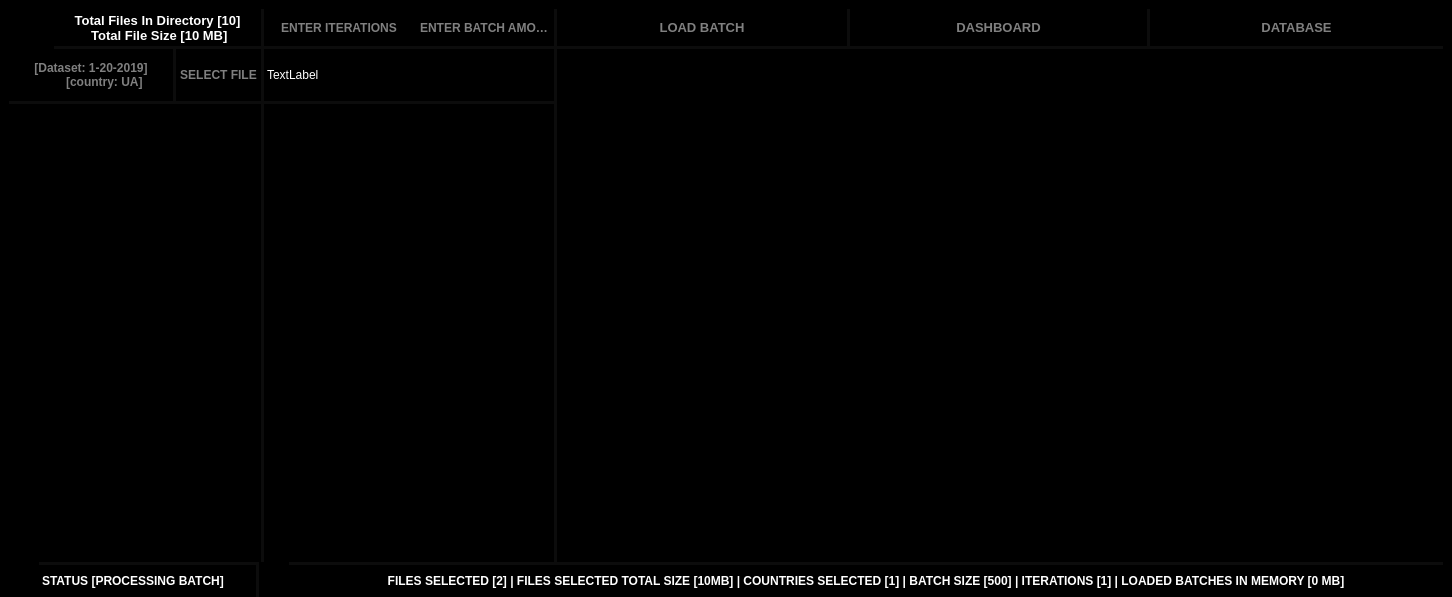
<?xml version="1.0" encoding="UTF-8"?>
<ui version="4.0">
 <class>MainWindow</class>
 <widget class="QMainWindow" name="MainWindow">
  <property name="geometry">
   <rect>
    <x>0</x>
    <y>0</y>
    <width>1452</width>
    <height>597</height>
   </rect>
  </property>
  <property name="windowTitle">
   <string>MainWindow</string>
  </property>
  <property name="styleSheet">
   <string notr="true">background-color: black;
color: white;
Border: 0.5px solid white;

          </string>
  </property>
  <widget class="QWidget" name="centralwidget">
   <property name="styleSheet">
    <string notr="true">*{Border:0px}
QScrollBar:sub-page:vertical{background-color: #000000}
QScrollBar:add-page:vertical{background-color: #000000}
QScrollBar{background-color: #000000}
QScrollBar:sub-page:vertical{background-color: #000000} QScrollBar:add-page:vertical{background-color: #000000} QScrollBar{background-color: #000000}
QScrollBar::add-line:vertical { background-color: transparent}
QScrollBar::sub-line:vertical { background-color: transparent}
QScrollBar::handle:vertical {background-color: rgba(80, 80, 122, .25);}
QPushButton{color: gray}
QPushButton:hover{color: white}

QScrollBar:sub-page:horizontal{background-color: #000000}
QScrollBar:add-page:horizontal{background-color: #000000}
QScrollBar{background-color: #000000}
QScrollBar:sub-page:horizontal{background-color: #000000} QScrollBar:add-page:horizontal{background-color: #000000} QScrollBar{background-color: #000000}
QScrollBar::add-line:horizontal { background-color: transparent}
QScrollBar::sub-line:horizontal { background-color: transparent}
QScrollBar::handle:horizontal{background-color: rgba(80, 80, 122, .2);}

</string>
   </property>
   <layout class="QVBoxLayout" name="verticalLayout">
    <property name="spacing">
     <number>0</number>
    </property>
    <property name="bottomMargin">
     <number>0</number>
    </property>
    <item>
     <widget class="QFrame" name="frame">
      <property name="frameShape">
       <enum>QFrame::StyledPanel</enum>
      </property>
      <property name="frameShadow">
       <enum>QFrame::Raised</enum>
      </property>
      <layout class="QHBoxLayout" name="horizontalLayout">
       <property name="spacing">
        <number>0</number>
       </property>
       <property name="leftMargin">
        <number>0</number>
       </property>
       <property name="topMargin">
        <number>0</number>
       </property>
       <property name="rightMargin">
        <number>0</number>
       </property>
       <property name="bottomMargin">
        <number>0</number>
       </property>
       <item>
        <widget class="QFrame" name="frame_2">
         <property name="maximumSize">
          <size>
           <width>255</width>
           <height>16777215</height>
          </size>
         </property>
         <property name="styleSheet">
          <string notr="true">Border-Right: 3px solid rgba(255,255,255,0.05);</string>
         </property>
         <property name="frameShape">
          <enum>QFrame::StyledPanel</enum>
         </property>
         <property name="frameShadow">
          <enum>QFrame::Raised</enum>
         </property>
         <layout class="QVBoxLayout" name="verticalLayout_2">
          <property name="spacing">
           <number>0</number>
          </property>
          <property name="leftMargin">
           <number>0</number>
          </property>
          <property name="topMargin">
           <number>0</number>
          </property>
          <property name="rightMargin">
           <number>0</number>
          </property>
          <property name="bottomMargin">
           <number>0</number>
          </property>
          <item>
           <widget class="QFrame" name="frame_6">
            <property name="maximumSize">
             <size>
              <width>16777215</width>
              <height>40</height>
             </size>
            </property>
            <property name="font">
             <font>
              <weight>50</weight>
              <bold>false</bold>
             </font>
            </property>
            <property name="styleSheet">
             <string notr="true">Border-Right: 0px;
</string>
            </property>
            <property name="frameShape">
             <enum>QFrame::StyledPanel</enum>
            </property>
            <property name="frameShadow">
             <enum>QFrame::Raised</enum>
            </property>
            <layout class="QHBoxLayout" name="horizontalLayout_3">
             <property name="spacing">
              <number>0</number>
             </property>
             <property name="leftMargin">
              <number>0</number>
             </property>
             <property name="topMargin">
              <number>0</number>
             </property>
             <property name="rightMargin">
              <number>0</number>
             </property>
             <property name="bottomMargin">
              <number>0</number>
             </property>
             <item>
              <widget class="QPushButton" name="pushButton_4">
               <property name="sizePolicy">
                <sizepolicy hsizetype="Preferred" vsizetype="Preferred">
                 <horstretch>0</horstretch>
                 <verstretch>0</verstretch>
                </sizepolicy>
               </property>
               <property name="maximumSize">
                <size>
                 <width>45</width>
                 <height>16777215</height>
                </size>
               </property>
               <property name="styleSheet">
                <string notr="true">Border-Right: 0px;</string>
               </property>
               <property name="text">
                <string/>
               </property>
               <property name="icon">
                <iconset>
                 <normaloff>icons/info.svg</normaloff>icons/info.svg</iconset>
               </property>
               <property name="iconSize">
                <size>
                 <width>25</width>
                 <height>25</height>
                </size>
               </property>
              </widget>
             </item>
             <item>
              <widget class="QLabel" name="label_2">
               <property name="maximumSize">
                <size>
                 <width>16777215</width>
                 <height>16777215</height>
                </size>
               </property>
               <property name="font">
                <font>
                 <pointsize>10</pointsize>
                 <weight>75</weight>
                 <bold>true</bold>
                </font>
               </property>
               <property name="styleSheet">
                <string notr="true">Border-Right: 0px;
Border-Bottom: 3px solid rgba(255,255,255,0.05);</string>
               </property>
               <property name="text">
                <string>Total Files In Directory [10] 
 Total File Size [10 MB]</string>
               </property>
               <property name="alignment">
                <set>Qt::AlignCenter</set>
               </property>
              </widget>
             </item>
            </layout>
           </widget>
          </item>
          <item>
           <widget class="QScrollArea" name="scrollArea">
            <property name="sizePolicy">
             <sizepolicy hsizetype="Preferred" vsizetype="Preferred">
              <horstretch>0</horstretch>
              <verstretch>0</verstretch>
             </sizepolicy>
            </property>
            <property name="styleSheet">
             <string notr="true">Border-Right: 0px;</string>
            </property>
            <property name="widgetResizable">
             <bool>true</bool>
            </property>
            <widget class="QWidget" name="scrollAreaWidgetContents">
             <property name="geometry">
              <rect>
               <x>0</x>
               <y>0</y>
               <width>252</width>
               <height>513</height>
              </rect>
             </property>
             <layout class="QVBoxLayout" name="verticalLayout_3">
              <property name="spacing">
               <number>0</number>
              </property>
              <property name="leftMargin">
               <number>0</number>
              </property>
              <property name="topMargin">
               <number>0</number>
              </property>
              <property name="rightMargin">
               <number>0</number>
              </property>
              <property name="bottomMargin">
               <number>0</number>
              </property>
              <item alignment="Qt::AlignTop">
               <widget class="QFrame" name="frame_4">
                <property name="minimumSize">
                 <size>
                  <width>0</width>
                  <height>55</height>
                 </size>
                </property>
                <property name="maximumSize">
                 <size>
                  <width>16777215</width>
                  <height>0</height>
                 </size>
                </property>
                <property name="frameShape">
                 <enum>QFrame::StyledPanel</enum>
                </property>
                <property name="frameShadow">
                 <enum>QFrame::Raised</enum>
                </property>
                <layout class="QHBoxLayout" name="horizontalLayout_4">
                 <property name="spacing">
                  <number>0</number>
                 </property>
                 <property name="leftMargin">
                  <number>0</number>
                 </property>
                 <property name="topMargin">
                  <number>0</number>
                 </property>
                 <property name="rightMargin">
                  <number>0</number>
                 </property>
                 <property name="bottomMargin">
                  <number>0</number>
                 </property>
                 <item>
                  <widget class="QPushButton" name="pushButton_2">
                   <property name="sizePolicy">
                    <sizepolicy hsizetype="Preferred" vsizetype="Preferred">
                     <horstretch>0</horstretch>
                     <verstretch>0</verstretch>
                    </sizepolicy>
                   </property>
                   <property name="font">
                    <font>
                     <weight>75</weight>
                     <bold>true</bold>
                    </font>
                   </property>
                   <property name="styleSheet">
                    <string notr="true">Border-Bottom: 3px solid rgba(255,255,255,0.05);</string>
                   </property>
                   <property name="text">
                    <string>[Dataset: 1-20-2019] 
        [country: UA]</string>
                   </property>
                   <property name="icon">
                    <iconset>
                     <normaloff>icons/file.svg</normaloff>icons/file.svg</iconset>
                   </property>
                  </widget>
                 </item>
                 <item>
                  <widget class="QPushButton" name="pushButton">
                   <property name="sizePolicy">
                    <sizepolicy hsizetype="Preferred" vsizetype="Preferred">
                     <horstretch>0</horstretch>
                     <verstretch>0</verstretch>
                    </sizepolicy>
                   </property>
                   <property name="maximumSize">
                    <size>
                     <width>88</width>
                     <height>16777215</height>
                    </size>
                   </property>
                   <property name="font">
                    <font>
                     <weight>75</weight>
                     <bold>true</bold>
                    </font>
                   </property>
                   <property name="styleSheet">
                    <string notr="true">Border-Bottom: 3px solid rgba(255,255,255,0.05);
Border-Left: 3px solid rgba(255,255,255,0.05);
</string>
                   </property>
                   <property name="text">
                    <string>SELECT FILE</string>
                   </property>
                  </widget>
                 </item>
                </layout>
               </widget>
              </item>
             </layout>
            </widget>
           </widget>
          </item>
         </layout>
        </widget>
       </item>
       <item>
        <widget class="QFrame" name="frame_3">
         <property name="frameShape">
          <enum>QFrame::StyledPanel</enum>
         </property>
         <property name="frameShadow">
          <enum>QFrame::Raised</enum>
         </property>
         <layout class="QVBoxLayout" name="verticalLayout_5">
          <property name="spacing">
           <number>0</number>
          </property>
          <property name="leftMargin">
           <number>0</number>
          </property>
          <property name="topMargin">
           <number>0</number>
          </property>
          <property name="rightMargin">
           <number>0</number>
          </property>
          <property name="bottomMargin">
           <number>0</number>
          </property>
          <item>
           <widget class="QFrame" name="topBar">
            <property name="maximumSize">
             <size>
              <width>16777215</width>
              <height>40</height>
             </size>
            </property>
            <property name="styleSheet">
             <string notr="true">Border-Bottom: 3px solid rgba(255,255,255,0.05);
Border-Left: 0px;
</string>
            </property>
            <property name="frameShape">
             <enum>QFrame::StyledPanel</enum>
            </property>
            <property name="frameShadow">
             <enum>QFrame::Raised</enum>
            </property>
            <layout class="QHBoxLayout" name="horizontalLayout_2">
             <property name="spacing">
              <number>0</number>
             </property>
             <property name="leftMargin">
              <number>0</number>
             </property>
             <property name="topMargin">
              <number>0</number>
             </property>
             <property name="rightMargin">
              <number>0</number>
             </property>
             <property name="bottomMargin">
              <number>0</number>
             </property>
             <item>
              <widget class="QLineEdit" name="lineEdit_2">
               <property name="sizePolicy">
                <sizepolicy hsizetype="Preferred" vsizetype="Preferred">
                 <horstretch>0</horstretch>
                 <verstretch>0</verstretch>
                </sizepolicy>
               </property>
               <property name="maximumSize">
                <size>
                 <width>150</width>
                 <height>16777215</height>
                </size>
               </property>
               <property name="font">
                <font>
                 <weight>75</weight>
                 <bold>true</bold>
                </font>
               </property>
               <property name="styleSheet">
                <string notr="true">Border-Bottom: 0px;</string>
               </property>
               <property name="text">
                <string/>
               </property>
               <property name="alignment">
                <set>Qt::AlignCenter</set>
               </property>
               <property name="placeholderText">
                <string>ENTER ITERATIONS</string>
               </property>
              </widget>
             </item>
             <item>
              <widget class="QLineEdit" name="lineEdit">
               <property name="sizePolicy">
                <sizepolicy hsizetype="Preferred" vsizetype="Preferred">
                 <horstretch>0</horstretch>
                 <verstretch>0</verstretch>
                </sizepolicy>
               </property>
               <property name="maximumSize">
                <size>
                 <width>140</width>
                 <height>16777215</height>
                </size>
               </property>
               <property name="font">
                <font>
                 <weight>75</weight>
                 <bold>true</bold>
                </font>
               </property>
               <property name="styleSheet">
                <string notr="true">Border-Bottom: 0px;</string>
               </property>
               <property name="text">
                <string/>
               </property>
               <property name="alignment">
                <set>Qt::AlignCenter</set>
               </property>
               <property name="placeholderText">
                <string>ENTER BATCH AMOUNT</string>
               </property>
              </widget>
             </item>
             <item>
              <widget class="QPushButton" name="pushButton_3">
               <property name="sizePolicy">
                <sizepolicy hsizetype="Preferred" vsizetype="Preferred">
                 <horstretch>0</horstretch>
                 <verstretch>0</verstretch>
                </sizepolicy>
               </property>
               <property name="minimumSize">
                <size>
                 <width>0</width>
                 <height>0</height>
                </size>
               </property>
               <property name="maximumSize">
                <size>
                 <width>16777215</width>
                 <height>16777215</height>
                </size>
               </property>
               <property name="font">
                <font>
                 <pointsize>10</pointsize>
                 <weight>75</weight>
                 <bold>true</bold>
                </font>
               </property>
               <property name="styleSheet">
                <string notr="true">Border-Bottom: 0px;
Border-Left: 3px solid rgba(255,255,255,0.05);
Border-Right: 3px solid rgba(255,255,255,0.05);
</string>
               </property>
               <property name="text">
                <string>LOAD BATCH</string>
               </property>
               <property name="icon">
                <iconset>
                 <normaloff>../modelX_files/2_21_2025/MODEL_X/icons/ai.svg</normaloff>../modelX_files/2_21_2025/MODEL_X/icons/ai.svg</iconset>
               </property>
               <property name="iconSize">
                <size>
                 <width>30</width>
                 <height>30</height>
                </size>
               </property>
              </widget>
             </item>
             <item>
              <widget class="QPushButton" name="pushButton_7">
               <property name="sizePolicy">
                <sizepolicy hsizetype="Preferred" vsizetype="Preferred">
                 <horstretch>0</horstretch>
                 <verstretch>0</verstretch>
                </sizepolicy>
               </property>
               <property name="font">
                <font>
                 <pointsize>10</pointsize>
                 <weight>75</weight>
                 <bold>true</bold>
                </font>
               </property>
               <property name="styleSheet">
                <string notr="true">Border-Bottom: 0px;</string>
               </property>
               <property name="text">
                <string>DASHBOARD</string>
               </property>
               <property name="icon">
                <iconset>
                 <normaloff>icons/monitor.svg</normaloff>icons/monitor.svg</iconset>
               </property>
               <property name="iconSize">
                <size>
                 <width>25</width>
                 <height>25</height>
                </size>
               </property>
              </widget>
             </item>
             <item>
              <widget class="QPushButton" name="pushButton_8">
               <property name="sizePolicy">
                <sizepolicy hsizetype="Preferred" vsizetype="Preferred">
                 <horstretch>0</horstretch>
                 <verstretch>0</verstretch>
                </sizepolicy>
               </property>
               <property name="font">
                <font>
                 <pointsize>10</pointsize>
                 <weight>75</weight>
                 <bold>true</bold>
                </font>
               </property>
               <property name="styleSheet">
                <string notr="true">Border-Left: 3px solid rgba(255,255,255,0.05);
Border-Bottom: 0px;</string>
               </property>
               <property name="text">
                <string>DATABASE</string>
               </property>
               <property name="icon">
                <iconset>
                 <normaloff>icons/database.svg</normaloff>icons/database.svg</iconset>
               </property>
               <property name="iconSize">
                <size>
                 <width>23</width>
                 <height>23</height>
                </size>
               </property>
              </widget>
             </item>
            </layout>
           </widget>
          </item>
          <item>
           <widget class="QFrame" name="frame_5">
            <property name="frameShape">
             <enum>QFrame::StyledPanel</enum>
            </property>
            <property name="frameShadow">
             <enum>QFrame::Raised</enum>
            </property>
            <layout class="QHBoxLayout" name="horizontalLayout_6">
             <property name="spacing">
              <number>0</number>
             </property>
             <property name="leftMargin">
              <number>0</number>
             </property>
             <property name="topMargin">
              <number>0</number>
             </property>
             <property name="rightMargin">
              <number>0</number>
             </property>
             <property name="bottomMargin">
              <number>0</number>
             </property>
             <item>
              <widget class="QFrame" name="frame_8">
               <property name="maximumSize">
                <size>
                 <width>293</width>
                 <height>16777215</height>
                </size>
               </property>
               <property name="styleSheet">
                <string notr="true">Border-Right: 3px solid rgba(255,255,255,0.05);
</string>
               </property>
               <property name="frameShape">
                <enum>QFrame::StyledPanel</enum>
               </property>
               <property name="frameShadow">
                <enum>QFrame::Raised</enum>
               </property>
               <layout class="QVBoxLayout" name="verticalLayout_4">
                <property name="spacing">
                 <number>0</number>
                </property>
                <property name="leftMargin">
                 <number>0</number>
                </property>
                <property name="topMargin">
                 <number>0</number>
                </property>
                <property name="rightMargin">
                 <number>0</number>
                </property>
                <property name="bottomMargin">
                 <number>0</number>
                </property>
                <item>
                 <widget class="QScrollArea" name="scrollArea_2">
                  <property name="sizePolicy">
                   <sizepolicy hsizetype="Preferred" vsizetype="Preferred">
                    <horstretch>0</horstretch>
                    <verstretch>0</verstretch>
                   </sizepolicy>
                  </property>
                  <property name="styleSheet">
                   <string notr="true">Border-Right: 0px;</string>
                  </property>
                  <property name="widgetResizable">
                   <bool>true</bool>
                  </property>
                  <widget class="QWidget" name="scrollAreaWidgetContents_2">
                   <property name="geometry">
                    <rect>
                     <x>0</x>
                     <y>0</y>
                     <width>290</width>
                     <height>513</height>
                    </rect>
                   </property>
                   <layout class="QVBoxLayout" name="verticalLayout_6">
                    <property name="spacing">
                     <number>6</number>
                    </property>
                    <property name="leftMargin">
                     <number>0</number>
                    </property>
                    <property name="topMargin">
                     <number>0</number>
                    </property>
                    <property name="rightMargin">
                     <number>0</number>
                    </property>
                    <property name="bottomMargin">
                     <number>0</number>
                    </property>
                    <item alignment="Qt::AlignTop">
                     <widget class="QLabel" name="label_4">
                      <property name="minimumSize">
                       <size>
                        <width>0</width>
                        <height>55</height>
                       </size>
                      </property>
                      <property name="styleSheet">
                       <string notr="true">Border-Bottom: 3px solid rgba(255,255,255,0.05);
</string>
                      </property>
                      <property name="text">
                       <string>TextLabel</string>
                      </property>
                     </widget>
                    </item>
                   </layout>
                  </widget>
                 </widget>
                </item>
               </layout>
              </widget>
             </item>
             <item>
              <widget class="QFrame" name="frame_9">
               <property name="frameShape">
                <enum>QFrame::StyledPanel</enum>
               </property>
               <property name="frameShadow">
                <enum>QFrame::Raised</enum>
               </property>
              </widget>
             </item>
            </layout>
           </widget>
          </item>
         </layout>
        </widget>
       </item>
      </layout>
     </widget>
    </item>
    <item>
     <widget class="QFrame" name="frame_7">
      <property name="maximumSize">
       <size>
        <width>16777215</width>
        <height>35</height>
       </size>
      </property>
      <property name="frameShape">
       <enum>QFrame::StyledPanel</enum>
      </property>
      <property name="frameShadow">
       <enum>QFrame::Raised</enum>
      </property>
      <layout class="QHBoxLayout" name="horizontalLayout_5">
       <property name="spacing">
        <number>0</number>
       </property>
       <property name="leftMargin">
        <number>0</number>
       </property>
       <property name="topMargin">
        <number>0</number>
       </property>
       <property name="rightMargin">
        <number>0</number>
       </property>
       <property name="bottomMargin">
        <number>0</number>
       </property>
       <item>
        <widget class="QPushButton" name="pushButton_5">
         <property name="sizePolicy">
          <sizepolicy hsizetype="Preferred" vsizetype="Preferred">
           <horstretch>0</horstretch>
           <verstretch>0</verstretch>
          </sizepolicy>
         </property>
         <property name="maximumSize">
          <size>
           <width>30</width>
           <height>16777215</height>
          </size>
         </property>
         <property name="text">
          <string/>
         </property>
         <property name="icon">
          <iconset>
           <normaloff>icons/status.svg</normaloff>icons/status.svg</iconset>
         </property>
         <property name="iconSize">
          <size>
           <width>20</width>
           <height>20</height>
          </size>
         </property>
        </widget>
       </item>
       <item>
        <widget class="QLabel" name="label_3">
         <property name="maximumSize">
          <size>
           <width>220</width>
           <height>16777215</height>
          </size>
         </property>
         <property name="font">
          <font>
           <pointsize>9</pointsize>
           <weight>75</weight>
           <bold>true</bold>
          </font>
         </property>
         <property name="styleSheet">
          <string notr="true">Border-Top: 3px solid rgba(255,255,255,0.05);
Border-Right: 3px solid rgba(255,255,255,0.05);</string>
         </property>
         <property name="text">
          <string>STATUS [PROCESSING BATCH]  </string>
         </property>
        </widget>
       </item>
       <item>
        <widget class="QPushButton" name="pushButton_6">
         <property name="sizePolicy">
          <sizepolicy hsizetype="Preferred" vsizetype="Preferred">
           <horstretch>0</horstretch>
           <verstretch>0</verstretch>
          </sizepolicy>
         </property>
         <property name="maximumSize">
          <size>
           <width>30</width>
           <height>16777215</height>
          </size>
         </property>
         <property name="text">
          <string/>
         </property>
         <property name="icon">
          <iconset>
           <normaloff>icons/info.svg</normaloff>icons/info.svg</iconset>
         </property>
         <property name="iconSize">
          <size>
           <width>20</width>
           <height>20</height>
          </size>
         </property>
        </widget>
       </item>
       <item>
        <widget class="QLabel" name="label">
         <property name="font">
          <font>
           <pointsize>9</pointsize>
           <weight>75</weight>
           <bold>true</bold>
          </font>
         </property>
         <property name="styleSheet">
          <string notr="true">Border-Top: 3px solid rgba(255,255,255,0.05);
</string>
         </property>
         <property name="text">
          <string>FILES SELECTED [2] | FILES SELECTED TOTAL SIZE [10MB] | COUNTRIES SELECTED [1] | BATCH SIZE [500] | ITERATIONS [1] | LOADED BATCHES IN MEMORY [0 MB]</string>
         </property>
         <property name="alignment">
          <set>Qt::AlignCenter</set>
         </property>
        </widget>
       </item>
      </layout>
     </widget>
    </item>
   </layout>
  </widget>
 </widget>
 <resources/>
 <connections/>
</ui>
